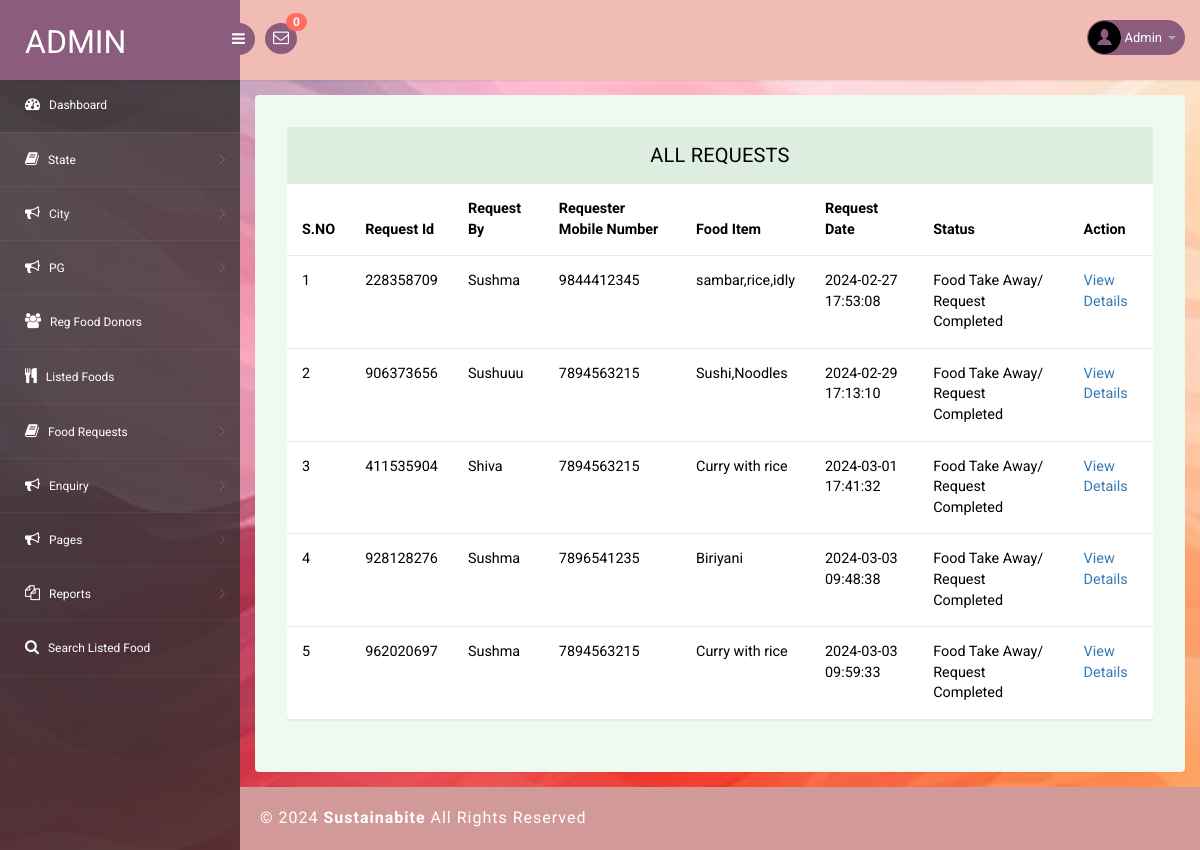
The app's page /admin/all-requests.php (signed in) with its own data.
### tables this page shows
CREATE TABLE `tblfoodrequests` (
  `id` int(11) NOT NULL,
  `requestNumber` bigint(12) DEFAULT NULL,
  `foodId` int(1) DEFAULT NULL,
  `fullName` varchar(150) DEFAULT NULL,
  `mobileNumber` bigint(12) DEFAULT NULL,
  `message` mediumtext DEFAULT NULL,
  `requestDate` timestamp NULL DEFAULT current_timestamp(),
  `status` varchar(120) DEFAULT NULL,
  `donorRemark` mediumtext DEFAULT NULL,
  `requestCompletionDate` timestamp NULL DEFAULT NULL ON UPDATE current_timestamp()
);

CREATE TABLE `tblfood` (
  `ID` int(10) NOT NULL,
  `DonorID` int(10) DEFAULT NULL,
  `foodId` int(10) DEFAULT NULL,
  `FoodItems` mediumtext DEFAULT NULL,
  `StateName` varchar(200) DEFAULT NULL,
  `CityName` varchar(200) DEFAULT NULL,
  `pgName` longtext NOT NULL,
  `Description` mediumtext DEFAULT NULL,
  `PickupDate` varchar(200) DEFAULT NULL,
  `PickupAddress` mediumtext DEFAULT NULL,
  `ContactPerson` varchar(200) DEFAULT NULL,
  `CPMobNumber` bigint(10) DEFAULT NULL,
  `Image` varchar(200) DEFAULT NULL,
  `CreationDate` timestamp NULL DEFAULT current_timestamp(),
  `UpdationDate` timestamp NULL DEFAULT NULL ON UPDATE current_timestamp()
);

### admin/all-requests.php (the view, shortened to what this page needs)
<?php
include('includes/dbconnection.php');
if (strlen($_SESSION['pgasaid']==0)) {
  header('location:logout.php');
  } else{
?>
<!DOCTYPE html>
<head>
<link rel="stylesheet" href="css/bootstrap.min.css" >
<link href="css/style.css" rel='stylesheet' type='text/css' />
<link href="css/style-responsive.css" rel="stylesheet"/>
<link rel="stylesheet" href="css/font.css" type="text/css"/>
<link href="css/font-awesome.css" rel="stylesheet">
</head>
<body>
<section id="container">
<?php include_once('includes/header.php');?>
<?php include_once('includes/sidebar.php');?>
<section id="main-content">
	<section class="wrapper">
		<div class="table-agile-info">
 <div class="panel panel-default">
    <div class="panel-heading">
All Requests
    </div>
    <div>
      <table class="table" ui-jq="footable" ui-options='{
        "paging": {
          "enabled": true
        },
        "filtering": {
          "enabled": true
        },
        "sorting": {
          "enabled": true
        }}'>
        <thead>
          <tr>
            <th data-breakpoints="xs">S.NO</th>
            <th>Request Id</th>
            <th>Request By</th>
            <th>Requester Mobile Number</th>
            <th>Food Item</th>
            <th>Request Date</th>
            <th>Status</th>
            <th data-breakpoints="xs">Action</th>
          </tr>
        </thead>
        <tbody>
        <?php
$ret=mysqli_query($con,"select tblfoodrequests.id as frid,tblfood.ID as foodid,tblfood.FoodItems,tblfoodrequests.requestNumber,tblfoodrequests.fullName,tblfoodrequests.mobileNumber,tblfoodrequests.message,tblfoodrequests.requestDate,tblfoodrequests.status from
tblfoodrequests
 join tblfood  on tblfood.ID=tblfoodrequests.foodId ");
$cnt=1;
$count=mysqli_num_rows($ret);
if($count>0){
while ($row=mysqli_fetch_array($ret)) {
?>
          <tr data-expanded="true">
            <td><?php echo $cnt;?></td>
              <td><?php  echo $row['requestNumber'];?></td>
                  <td><?php  echo $row['fullName'];?></td>
                  <td><?php  echo $row['mobileNumber'];?></td>
                  <td><?php  echo $row['FoodItems'];?></td>
                  <td><?php  echo $row['requestDate'];?></td>
                   <?php if($row['status']==""){ ?>
                     <td class="font-w600"><?php echo "Not Updated Yet"; ?></td>
                     <?php } else { ?>
                      <td><?php  echo $row['status'];?></td><?php } ?>
                  <td><a href="view-requestdetails.php?frid=<?php echo $row['frid'];?>">View Details</a></td>
                </tr>
                <?php
$cnt=$cnt+1;
}} else {?>
<tr>
  <td colspan="9" style="color:red">No Record Found</td>
</tr>
<?php } ?>
 </tbody>
            </table>
    </div>
  </div>
</div>
</section>
		 <?php include_once('includes/footer.php');?>
</section>
</section>
</body>
</html>
<?php }  ?>

### admin/includes/header.php (shortened to what this page needs)
<?php
include('includes/dbconnection.php');
?>
<header class="header fixed-top clearfix">
<div class="brand">
    <a href="dashboard.php" class="logo">
        Admin
    </a>
    <div class="sidebar-toggle-box">
        <div class="fa fa-bars"></div>
    </div>
</div>
<div class="nav notify-row" id="top_menu">
    <ul class="nav top-menu">
                <?php
$ret1=mysqli_query($con,"select tblfoodrequests.id,fullName,requestNumber    from tblfoodrequests
 join tblfood  on tblfood.ID=tblfoodrequests.foodId
 where   (tblfoodrequests.status is null || tblfoodrequests.status='')");
$num=mysqli_num_rows($ret1);
?>
        <li id="header_inbox_bar" class="dropdown">
            <a data-toggle="dropdown" class="dropdown-toggle" href="#">
                <i class="fa fa-envelope-o"></i>
                <span class="badge bg-important"><?php echo $num;?></span>
            </a>
        </li>
    </ul>
</div>
<div class="top-nav clearfix">
    <ul class="nav pull-right top-menu">
        <li class="dropdown">
            <a data-toggle="dropdown" class="dropdown-toggle" href="#">
                <?php
$adid=$_SESSION['pgasaid'];
$ret=mysqli_query($con,"select AdminName from tbladmin where ID='$adid'");
$row=mysqli_fetch_array($ret);
$name=$row['AdminName'];
?>
                <img alt="" src="images/2.png">
                <span class="username"><?php echo $name; ?></span>
                <b class="caret"></b>
            </a>
        </li>
    </ul>
</div>
</header>

### admin/css/style.css (style rules this page uses)
ul, ol { margin: 0; }
html, body { font-family: 'Roboto', sans-serif; font-size: 100%; overflow-x: hidden; background: url(../images/bg.jpg) no-repeat 0px 0px; background-size:cover; width:100%; height:100%; }
body a { transition: 0.5s all ease; -webkit-transition: 0.5s all ease; -moz-transition: 0.5s all ease; -o-transition: 0.5s all ease; -ms-transition: 0.5s all ease; text-decoration:none; }
ul,label { margin:0; padding:0; }
#main-content { margin-left:240px; -webkit-transition:all .3s ease-in-out; -moz-transition:all .3s ease-in-out; -o-transition:all .3s ease-in-out; transition:all .3s ease-in-out; }
.header { left:0; right:0; z-index:1002; background:rgb(240, 188, 180); -webkit-transition:all .3s ease-in-out; -moz-transition:all .3s ease-in-out; -o-transition:all .3s ease-in-out; transition:all .3s ease-in-out; }
.fixed-top { position:fixed; box-shadow:1px 0 3px rgba(0,0,0,.15); }
.wrapper { display:inline-block; margin-top:80px; padding:15px; width:100%; }
.brand { background:#8b5c7e; float:left; width:240px; height:80px; position:relative; }
a.logo { font-size:32px; color:#fff; float:left; margin:20px 0 0 25px; text-transform:uppercase; }
#top_menu .nav>li,ul.top-menu>li { float:left; }
.notify-row { float:left; margin-top:23px; margin-left:25px; }
ul.top-menu { margin-right:15px; margin-top: 0; }
ul.top-menu > li > a { color: #fff; font-size: 16px; background: #8b5c7e; padding: 4px 8px; margin-right: 15px; border-radius: 50%; -webkit-border-radius: 50%; padding-right: 8px !important; }
.notify-row .badge { position:absolute; right:-10px; top:-10px; z-index:100; }
.top-nav { margin-top:20px; }
.top-nav img { border-radius:50%; -webkit-border-radius:50%; width:33px; }
.top-nav .username { font-size:13px; color:#fff; }
.top-nav ul.top-menu>li>a { border-radius: 100px; -webkit-border-radius: 100px; padding: 0px; background: none; margin-right: 0; border: 1px solid #8b5c7e; background: #8b5c7e; }
.top-nav ul.top-menu>li { margin-left:10px; }
.top-nav .nav .caret { border-bottom-color:#A4AABA; border-top-color:#A4AABA; }
.sidebar-toggle-box { float:left; margin-top:23px; margin-left:-15px; background:#8b5c7e; border-radius:50%; -webkit-border-radius:50%; width:32px; height:32px; position:absolute; right:-15px; }
.sidebar-toggle-box .fa-bars { cursor:pointer; display:inline-block; font-size:15px; padding:8px 8px 8px 9px; color:#fff; }
.panel-heading { position: relative; height: 57px; line-height: 57px; letter-spacing: 0.2px; color: #000; font-size: 18px; font-weight: 400; padding: 0 16px; background:#ddede0; border-top-right-radius: 2px; border-top-left-radius: 2px; text-transform: uppercase; text-align: center; }
.panel { border: none ! important; }
.table>thead>tr>th { border-bottom: 1px solid #e1ab91 ! important; }
.table>tbody>tr>td, .table>tbody>tr>th, .table>tfoot>tr>td, .table>tfoot>tr>th, .table>thead>tr>td, .table>thead>tr>th { border-bottom: 1px solid #e9e9e9 ! important; }
.table > thead > tr > th, .table > tbody > tr > th, .table > tfoot > tr > th, .table > thead > tr > td, .table > tbody > tr > td, .table > tfoot > tr > td { border-top: none !important; }
.table td, .table>tbody>tr>td, .table>tbody>tr>th, .table>tfoot>tr>td, .table>tfoot>tr>th, .table>thead>tr>td, .table>thead>tr>th { padding: 15px!important; }
.table > thead > tr > th, .table > tbody > tr > th, .table > tfoot > tr > th, .table > thead > tr > td, .table > tbody > tr > td, .table > tfoot > tr > td { font-size: 0.9em; color: #000; border-top: none !important; }
.table-agile-info { background: #eef9f0; padding: 2em; border-radius: 4px; -webkit-box-shadow: 0 1px 1px rgba(0,0,0,.05); box-shadow: 0 1px 1px rgba(0,0,0,.05); }
.panel-default>.panel-heading { color: #000000 ! important; background-color: #ddede0 ! important; border-color: #ddede0 ! important; font-size: 20px; }
.badge.bg-important { background: #ff6c60; }

### records on screen
tblfoodrequests: requestNumber "228358709", fullName "Sushma", mobileNumber "9844412345", foodId.FoodItems "sambar,rice,idly", requestDate "2024-02-27 17:53:08", status "Food Take Away/ Request Completed"
tblfoodrequests: requestNumber "906373656", fullName "Sushuuu", mobileNumber "7894563215", foodId.FoodItems "Sushi,Noodles", requestDate "2024-02-29 17:13:10", status "Food Take Away/ Request Completed"
tblfoodrequests: requestNumber "411535904", fullName "Shiva", mobileNumber "7894563215", foodId.FoodItems "Curry with rice", requestDate "2024-03-01 17:41:32", status "Food Take Away/ Request Completed"
tblfoodrequests: requestNumber "928128276", fullName "Sushma", mobileNumber "7896541235", foodId.FoodItems "Biriyani", requestDate "2024-03-03 09:48:38", status "Food Take Away/ Request Completed"
tblfoodrequests: requestNumber "962020697", fullName "Sushma", mobileNumber "7894563215", foodId.FoodItems "Curry with rice", requestDate "2024-03-03 09:59:33", status "Food Take Away/ Request Completed"

### other values on screen
$num "0"
$name "Admin"
